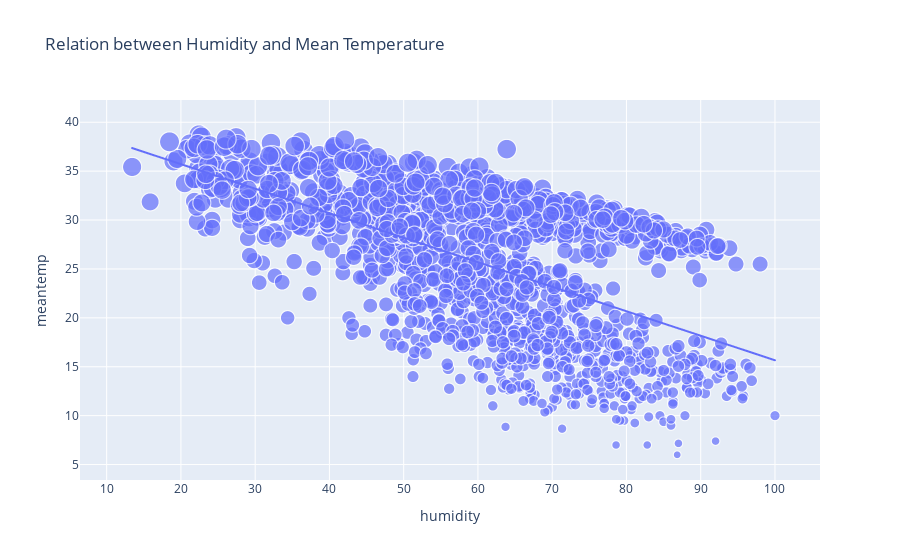

Notebook code for this chart:
### Markdown cell above
# Relation Between Mean Temperature and Humidity

### Code cell
figure4 = px.scatter(data_frame = df, x = 'humidity', y = 'meantemp', size = 'meantemp', trendline = 'ols', title = 'Relation between Humidity and Mean Temperature')
figure4.show()

### Figure 1 — Plotly figure (JSON) as saved in the notebook; plotly's stock layout.template omitted (floating-point values rounded to 4 significant figures; data arrays with more than 128 entries replaced by an {"elided": "..."} marker saying what was removed)
{"data": [{"hovertemplate": "humidity=%{x}<br>meantemp=%{marker.size}<extra></extra>", "legendgroup": "", "marker": {"color": "#636efa", "size": {"elided": "1462 float values"}, "sizemode": "area", "sizeref": 0.09679, "symbol": "circle"}, "mode": "markers", "name": "", "showlegend": false, "type": "scattergl", "x": {"elided": "1462 float values"}, "xaxis": "x", "y": {"elided": "1462 float values"}, "yaxis": "y"}, {"hovertemplate": "<b>OLS trendline</b><br>meantemp = -0.250617 * humidity + 40.7259<br>R<sup>2</sup>=0.327128<br><br>humidity=%{x}<br>meantemp=%{y} <b>(trend)</b><extra></extra>", "legendgroup": "", "marker": {"color": "#636efa", "symbol": "circle"}, "mode": "lines", "name": "", "showlegend": false, "type": "scattergl", "x": {"elided": "1462 float values"}, "xaxis": "x", "y": {"elided": "1462 float values"}, "yaxis": "y"}], "layout": {"legend": {"itemsizing": "constant", "tracegroupgap": 0}, "title": {"text": "Relation between Humidity and Mean Temperature"}, "xaxis": {"anchor": "y", "domain": [0, 1], "title": {"text": "humidity"}}, "yaxis": {"anchor": "x", "domain": [0, 1], "title": {"text": "meantemp"}}}}
